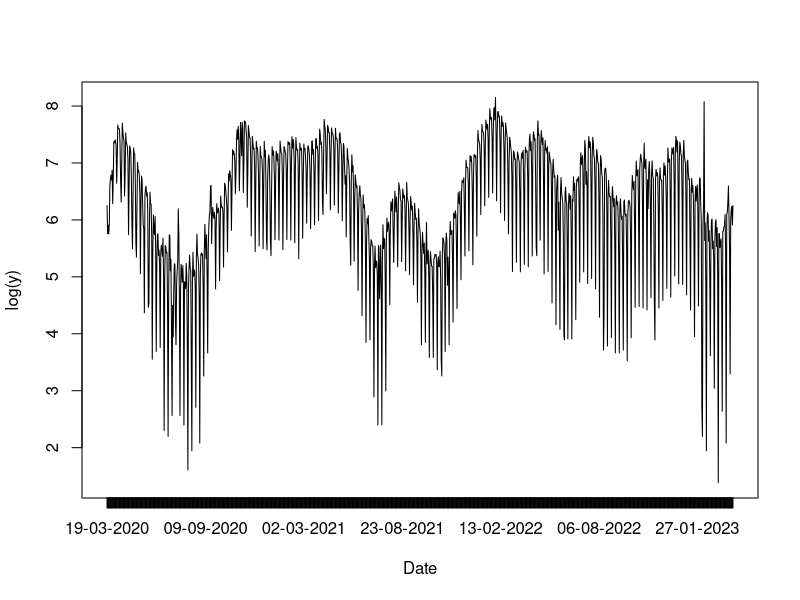

Write the R code that produced this figure. (Note: this script raises an error after producing the figure.)
setwd("C:/Users/baptg/OneDrive/Bureau/Projet Modelisation Stat")
data <- read.csv('covid-hospit-incid-2023-03-31-18h01 (1).csv', sep=";")

plot_data <- function(Column_name){
  indices <- seq(from = 1, to = 1108)
  otherindices <- seq(from = 1, to = 95)
  new_values = as.data.frame(Column_name)[c(1:106368),]
  
  resultats <- new_values[c(1:1108)]
  for (j in otherindices) {
    for (i in indices){
      somme <- resultats[[i]] + new_values[[i+j*1108]]
      resultats[[i]] <- somme
    }
    
  }

  return(resultats)
}


y <- plot_data(data$incid_rad)



x = as.Date(as.data.frame(data$jour)[c(1:1108),])

plot(x,log(y),type = "l",xaxt = "n",xlab = "Date")
axis(1, x, format(x, "%d-%m-%Y"))



log 

variation









#Broullion

new_values = as.data.frame(data$incid_hosp)[c(1:106368),]


x = as.Date(as.data.frame(data$jour)[c(1:1108),])
#y = as.data.frame(data$incid_hosp)[c(1:1108),]
#plot(x,y,type = "l", xaxt = "n")
#axis(1, x, format(x, "%d-%m-%Y"))



indices <- seq(from = 1, to = 1108)
otherindices <- seq(from = 1, to = 95)


resultats <- new_values[c(1:1108)]
for (j in otherindices) {
  for (i in indices){
    somme <- resultats[[i]] + new_values[[i+j*1108]]
    resultats[[i]] <- somme
  }
  
}



plot(x,resultats,type = "l",xaxt = "n")
axis(1, x, format(x, "%d-%m-%Y"))
